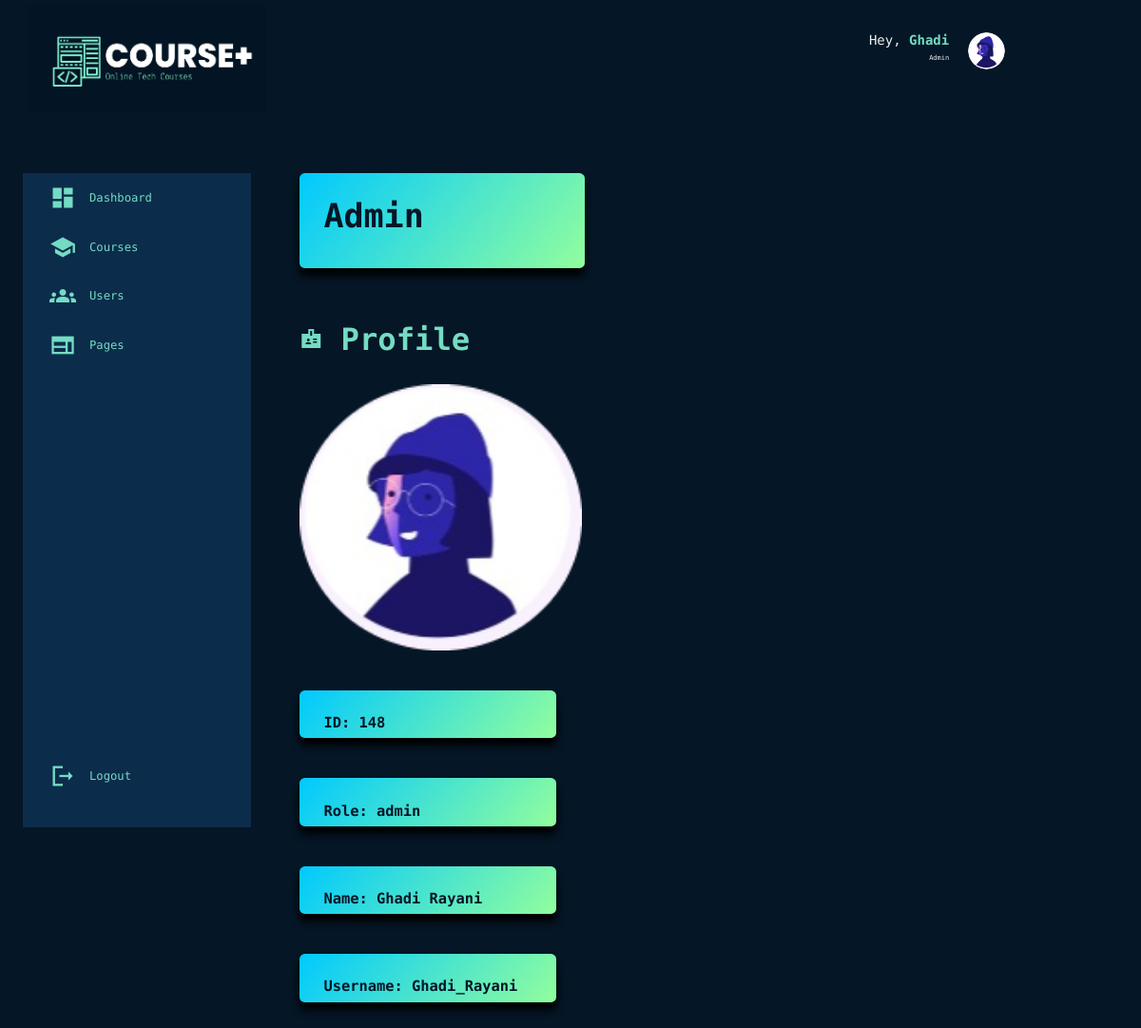
Screenshot of /Admin-Profile.php (signed in) with the database file from the repository.
### tables this page shows
CREATE TABLE `user` (
  `id` int(11) NOT NULL,
  `fname` varchar(255) NOT NULL,
  `lname` varchar(255) NOT NULL,
  `username` varchar(255) NOT NULL,
  `email` varchar(255) NOT NULL,
  `password` varchar(255) NOT NULL,
  `role` char(255) NOT NULL,
  `interest` varchar(255) NOT NULL
);

### getUserInfo.php (called while the page is built, shortened)
<?php
$root=$_SERVER["DOCUMENT_ROOT"];
require($root.'/course+/config/db.php');
 $user=$_SESSION['username'];
 $user_check_query = "SELECT * FROM user WHERE username='$user' ";
 $result = mysqli_query($conn, $user_check_query);
 $userinfo = mysqli_fetch_assoc($result);
  ?>

### Admin-Profile.php (the view, shortened to what this page needs)
<!DOCTYPE html>
<html lang="en">
<head>
     <?php
$root=$_SERVER["DOCUMENT_ROOT"];
require($root.'/course+/config/db.php');
include('/course+/getUserInfo.php');
?>
    <link rel="stylesheet" href="./style.css">
</head>
<body>
    <div class="top">
        <div class="container nav__container">
            <div class="logo">
                <img src="/course+/imgs/logo.jpg">
            </div>
            <div class="right">
                <div class="profile">
                    <div class="info">
                        <p>
                            <a href="user-profile.php">
                            <?php if (isset($_SESSION['username'])) { ?>
                            <p>Hey, <b> <?php echo $userinfo['fname']; ?></b>
                            <?php }?>
                            </a>
                        </p>
                        <small class="text-muted">Admin</small>
                    </div>
                    <div class="profile-photo">
                        <img src="/course+/imgs/profile.png">
                    </div>
                </div>
        </div>
        </div>
    </div>
    <div class="container">
        <aside>
            <div class="sidebar">
                <a href="Admin-Index.php">
                    <span class="material-icons-sharp">dashboard</span>
                    <h3>Dashboard</h3>
                </a>
                <a href="Courses.php">
                    <span class="material-icons-sharp">school</span>
                    <h3>Courses</h3>
                </a>
                <a href="Users.php">
                    <span class="material-icons-sharp">groups</span>
                    <h3>Users</h3>
                </a>
                <a href="Pages.php">
                    <span class="material-icons-sharp">web</span>
                    <h3>Pages</h3>
                </a>
                <a href="..\..\course+\mainP.php">
                    <span class="material-icons-sharp">logout</span>
                    <h3>Logout</h3>
                </a>
            </div>
        </aside>
        <main>
            <h1>Admin</h1>
            <h2><span class="material-icons-sharp">badge</span> Profile</h2>
            <div class="admin-profile">
                <img src="./Media/profile.png">
            </div>
                <div class="students">
                    <div class="middle">
                        <h6>ID: <?php echo $userinfo['id']; ?> </h6>
                        <h6>Role: <?php echo $userinfo['role']; ?> </h6>
                        <h6>Name: <?php echo $userinfo['fname'].' '.$userinfo['lname'];  ?> </h6>
                        <h6>Username: <?php echo $userinfo['username']; ?> </h6>
                    </div>
                </div>
        </main>
    </div>
</body>
</html>

### rows the page displays
user: fname "Ghadi", id "148", role "admin", lname "Rayani", username "Ghadi_Rayani"
